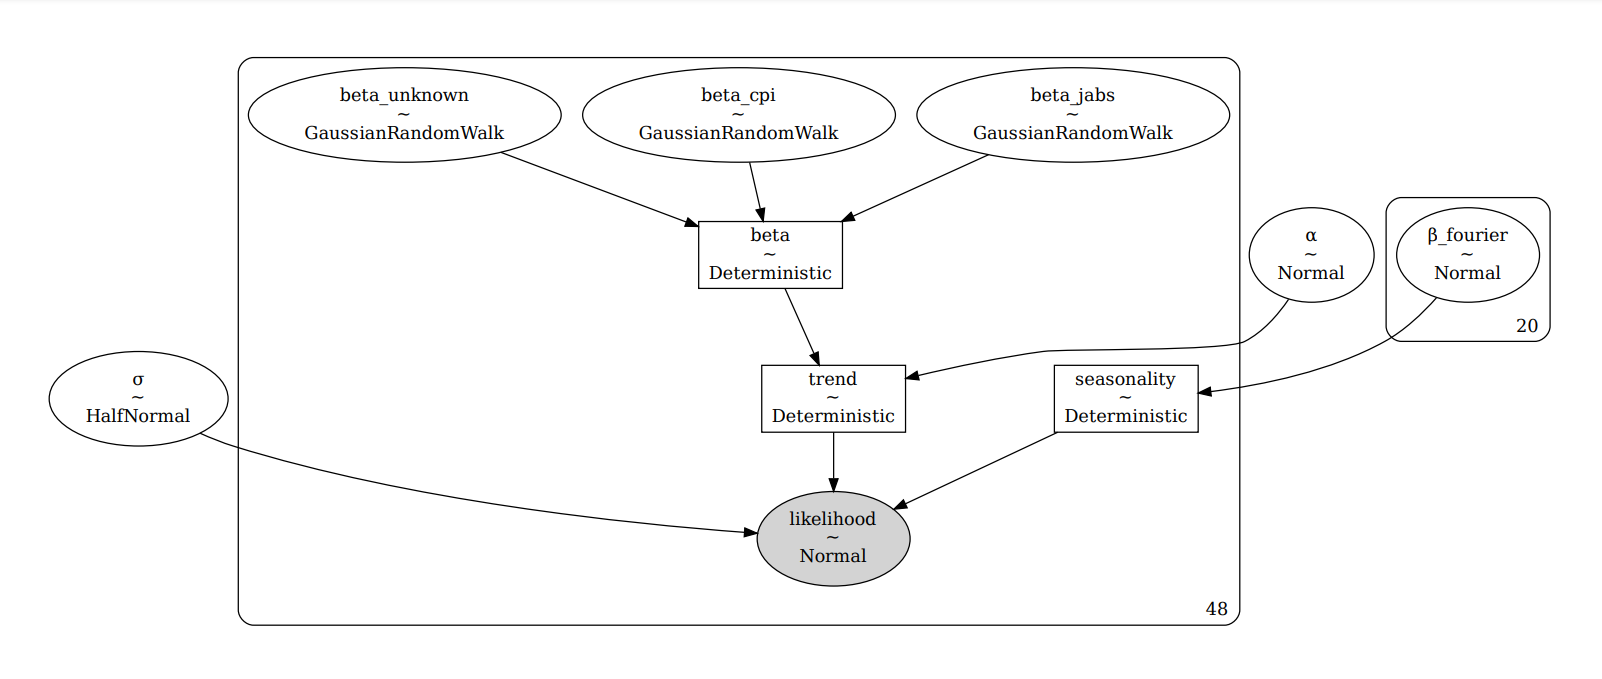

Generate this figure with Python:


import datetime as dt
import pandas as pd
import matplotlib
import matplotlib.pyplot as plt
import matplotlib.dates as mdates
import numpy as np
import json

import statsmodels.api as sm
import statsmodels.tsa.api as smt
from scipy import stats
from statsmodels.tsa.api import SARIMAX
import os
import calendar
from matplotlib.colors import SymLogNorm #, Normalize
from matplotlib.ticker import MaxNLocator


import pymc3 as pm
import seaborn as sns
import arviz as az
import theano
import theano.tensor as tt
from pymc3.distributions.timeseries import GaussianRandomWalk
from scipy import optimize


def saveDict(outdict,filename=''):
    with open(filename, 'w') as outfile:
        json.dump(outdict, outfile,sort_keys=True,indent=4) # separators=(',', ': ')

def loadDict(filename=''):
    with open(filename) as f:
        dictobj = json.load(f)
    return dictobj


def showDTplot(df,col2show=['realbirths','yhat','yhat_lower', 'yhat_upper'],offset=2,title='Live Births in Sweden',ylabel='Births per Month',confInt=[],target='Live births',horizon=12,year=False,showBorder=False,plotname=''):
    plt.close()
    colors = ['b','g','r','yellow','black']
    fig, axes = plt.subplots(1,1,sharex=True,figsize=(16,10))
    fig.autofmt_xdate()
    axes.set_title(title,fontsize=14)
    axes.set_ylabel(ylabel, fontsize=12)
    if year: axes.set_xlabel("Year", fontsize=12)
    else: axes.set_xlabel("Time in Month-Year", fontsize=12)
    if showBorder: axes.axvline(x=df.index[len(df)-horizon-1],linewidth=1, color='r',linestyle='--',label='end of real data')
    if confInt != []:
        for i,ele in enumerate(confInt):
            conf_label = ele[0] + '-' + ele[1]
            try: axes.fill_between(df.index[offset:], df[ele[0]].values[offset:], df[ele[1]].values[offset:],color=colors[i], alpha=0.1)
            except: pass
    for ele in col2show:
        if ele == target: axes.plot(df.index[offset:-horizon], df[ele][offset:-horizon],label=ele)
        else: axes.plot(df.index[offset:], df[ele][offset:],label=ele)
    if year: xfmt = mdates.DateFormatter('%Y')
    else: xfmt = mdates.DateFormatter('%m-%y')
    axes.xaxis.set_major_formatter(xfmt)
    plt.legend()
    plt.grid(axis='both', color='0.95')
    fig.tight_layout()
    if plotname == '': plt.show()
    else: plt.savefig(plotname)



def normolize(arr):
    maxval = arr.max()
    minval = arr.min()
    diff = maxval - minval
    if diff != 0.:
        return (arr - minval)/diff
    else:
        return arr/maxval


def standardize(arr):
    std = arr.std()
    mean = arr.mean()
    if std != 0.:
        return (arr - mean)/std
    else:
        return (arr - mean)


def simpleLinReg(y,N=0,show=False):
    num = len(y)
    x = np.arange(num)
    A = np.vstack([x, np.ones(len(x))]).T
    m, c = np.linalg.lstsq(A, y, rcond=None)[0]
    print('m',m,'c',c)
    if N == 0: yy = np.linspace(0.,m * num,num) + c
    else: yy = np.linspace(0.,N * m,N) + c
    if show:
        plt.plot(y,label='y')
        plt.plot(yy,label='lin reg')
        plt.legend()
        plt.show()
    return yy


def showRhat(trace):
    rhat = az.rhat(trace)
    fig, ax = plt.subplots(figsize=(15, 8))
    ax = (rhat.max().to_array().to_series().plot(kind="barh"))
    ax.axvline(1, c="k", ls="--");
    ax.set_xlabel(r"$\hat{R}$");
    ax.invert_yaxis();
    ax.set_ylabel(None);
    plt.show()


def showSummary(summary,index2show='sigma_beta'):
    mask2 = [index2show in x for x in summary.index]
    return summary[mask2]


def findMAP(model):
    map_estimate = pm.find_MAP(model=model, method="powell")
    return map_estimate

# https://austinrochford.com/posts/apc-pymc.html
def index_of_dispersion(x):
    return x.var() / x.mean()



months = ['January','February','March','April','May','June','July','August','September','October','November','December']


# your path to documents
save_path = '/home/usix/Documents/BirthRate/'




############################ births per million women in fertile age 15-49 ###########3




RANDOM_SEED = 4000
rng = np.random.default_rng(RANDOM_SEED)

az.style.use("arviz-darkgrid")



def _sample(array, n_samples):
    """Little utility function, sample n_samples with replacement"""
    idx = np.random.choice(np.arange(len(array)), n_samples, replace=True)
    return array[idx]



save_path = 'YOUR_PATH'
data = pd.read_csv(save_path + 'data3.csv',delimiter=',') 
data = data.dropna()

data ['Month'] = data['Date'].values
t = np.linspace(0,1,len(data))


# Next, for the target variable, we divide by the maximum. We do this, rather than standardising, so that the sign of the observations in unchanged - this will be necessary for the seasonality component to work properly later on.

y = data["births"].to_numpy() / data["Women"].to_numpy()
data["y"] = y

print('dispersion:',y.var()/y.mean())
# dispersion: 32.032442455240584


y_max = np.max(y)
y = y / y_max

print('dispersion:',y.var()/y.mean())
# dispersion: 0.006734975410480795



showDTplot(data,col2show=['Women'],offset=0,title='women in fertile age 15-49',ylabel='in Millions',confInt=[],target='',horizon=12,year=False,showBorder=False,plotname='')

plt.plot(y);plt.show()


new_index = [dt.date.fromisoformat(x) for x in data['Date'].values]
data.index = new_index


data["Month"] = new_index
data["Month"] = data["Month"].astype('datetime64')

n_order = 10
periods = data["Month"].dt.dayofyear / 365.25

fourier_features = pd.DataFrame(
    {
        f"{func}_order_{order}": getattr(np, func)(2 * np.pi * periods * order)
        for order in range(1, n_order + 1)
        for func in ("sin", "cos")
    }
)
fourier_features



num_obs = len(data)
t = np.linspace(0,1,num_obs)
x_jabs = standardize(data['jabs'].values)
x_cpi = standardize(data['cpi'].values)




SAMPLE_KWARGS = {
    "draws": 500,
    "tune": 6000,
    'cores': 4,
    #'random_seed': [SEED + i for i in range(CHAINS)],
    'return_inferencedata': True,
    'target_accept': 0.90
    }



modelx = theano.shared(t)

sigma=0.005

coords = {"fourier_features": np.arange(2 * n_order)}
with pm.Model(check_bounds=False, coords=coords) as model:
    α = pm.Normal("α", mu=0, sigma=0.5)
    beta_jabs = pm.GaussianRandomWalk("beta_jabs", mu=0, sigma=sigma,shape=num_obs)
    beta_cpi = pm.GaussianRandomWalk("beta_cpi", mu=0, sigma=sigma,shape=num_obs)
    beta_unknown = pm.GaussianRandomWalk("beta_unknown", mu=0, sigma=sigma,shape=num_obs)
    beta = pm.Deterministic("beta",  beta_jabs * x_jabs + beta_cpi * x_cpi + beta_unknown)
    trend = pm.Deterministic("trend", α + beta * modelx)
    β_fourier = pm.Normal("β_fourier", mu=0, sigma=0.1, dims="fourier_features")
    seasonality = pm.Deterministic("seasonality", pm.math.dot(β_fourier, fourier_features.to_numpy().T))
    μ = trend * (1 + seasonality)
    σ = pm.HalfNormal("σ", sigma=0.1)
    pm.Normal("likelihood", mu=μ, sigma=σ, observed=y)
    prior_predictive = pm.sample_prior_predictive()


start = findMAP(model)

with model:
    trace = pm.sample(**SAMPLE_KWARGS) # ,start=start, ,step = pm.Metropolis()

az.plot_trace(trace);plt.show()

showRhat(trace)
az.loo(trace)

"""
Computed from 2000 posterior samples and 48 observations log-likelihood matrix.

         Estimate       SE
elpd_loo   111.12     3.28
p_loo       20.14        -

There has been a warning during the calculation. Please check the results.
------

Pareto k diagnostic values:
                         Count   Pct.
(-Inf, 0.5]   (good)       16   33.3%
 (0.5, 0.7]   (ok)         22   45.8%
   (0.7, 1]   (bad)        10   20.8%
   (1, Inf)   (very bad)    0    0.0%
"""



summary = az.summary(trace)
summary.to_csv(save_path+'bayesian/summary3.csv', index=True,header=True)
ppc = pm.sample_posterior_predictive(trace, model=model,var_names=["likelihood",'trend',"beta_jabs","beta_cpi","beta_unknown","beta"])




fig, ax = plt.subplots(nrows=3, ncols=1, sharex=False)
ax[0].plot(data["Month"],_sample(ppc["likelihood"], 100).T * y_max,color="blue",alpha=0.05,)
data.plot.scatter(x="Month", y="y", color="k", ax=ax[0])
ax[0].set_title("Posterior predictive")
#posterior_trend = linear_trace.posterior["trend"].stack(sample=("draw", "chain")).T   # linear_with_seasonality_trace.posterior["trend"]
posterior_trend = trace.posterior["trend"].stack(sample=("draw", "chain")).T   # linear_with_seasonality_trace.posterior["trend"]
ax[1].plot(data["Month"], _sample(posterior_trend, 100).T * y_max, color="blue", alpha=0.05)
data.plot.scatter(x="Month", y="y", color="k", ax=ax[1])
ax[1].set_title("Posterior trend lines")
posterior_seasonality = (trace.posterior["seasonality"].stack(sample=("draw", "chain")).T)
ax[2].plot(data["Month"].iloc[:12],_sample(posterior_seasonality[:, :12], 100).T * 100,color="blue",alpha=0.05,)
ax[2].set_title("Posterior seasonality")
ax[2].set_ylabel("Percent change")
formatter = mdates.DateFormatter("%b")
ax[2].xaxis.set_major_formatter(formatter);plt.show()



toshow = ["beta_jabs","beta_cpi","beta_unknown"]

beta_dict = {}
fig, ax = plt.subplots(nrows=len(toshow ), ncols=1, sharex=False)
for i,e in enumerate(toshow):
    sample = _sample(ppc[e], 100).T
    ax[i].plot(data["Month"],sample,color="blue",alpha=0.05,)
    mean = sample.mean(axis=1)
    std = sample.std(axis=1)
    beta_dict[e] = {}
    beta_dict[e]['mean'] = mean
    beta_dict[e]['std'] = std
    ax[i].plot(data["Month"],mean,color="black",alpha=0.7,label='mean')
    ax[i].plot(data["Month"],mean-std,color="red",alpha=0.7,label='lower')
    ax[i].plot(data["Month"],mean+std,color="red",alpha=0.7,label='upper')
    ax[i].set_title(e)


formatter = mdates.DateFormatter("%b")
ax[i].xaxis.set_major_formatter(formatter);plt.show()

graph = pm.model_to_graphviz(model)
graph.view()


df = data.copy()
confInt = []

for k,v in beta_dict.items():
    print(k,v)
    plt.plot(data["Month"],v['mean'],label=k)
    df[k]= v['mean']
    df[k+'_lower']= v['mean']-v['std']
    df[k+'_upper']= v['mean']+v['std']
    confInt.append([k+'_lower',k+'_upper'])
    

plt.legend()
plt.show()


showDTplot(df,col2show=toshow,offset=0,title='betas: factors influencing births analysed by a bayesian model',confInt=confInt,target='',horizon=12,year=False,showBorder=False,plotname='')

for i,b in enumerate(toshow):
    showDTplot(df,col2show=[b],offset=0,title='beta: ' +b+' ,factors influencing births analysed by a bayesian model',ylabel='Value',confInt=[confInt[i]],target='',horizon=12,year=False,showBorder=False,plotname='')

